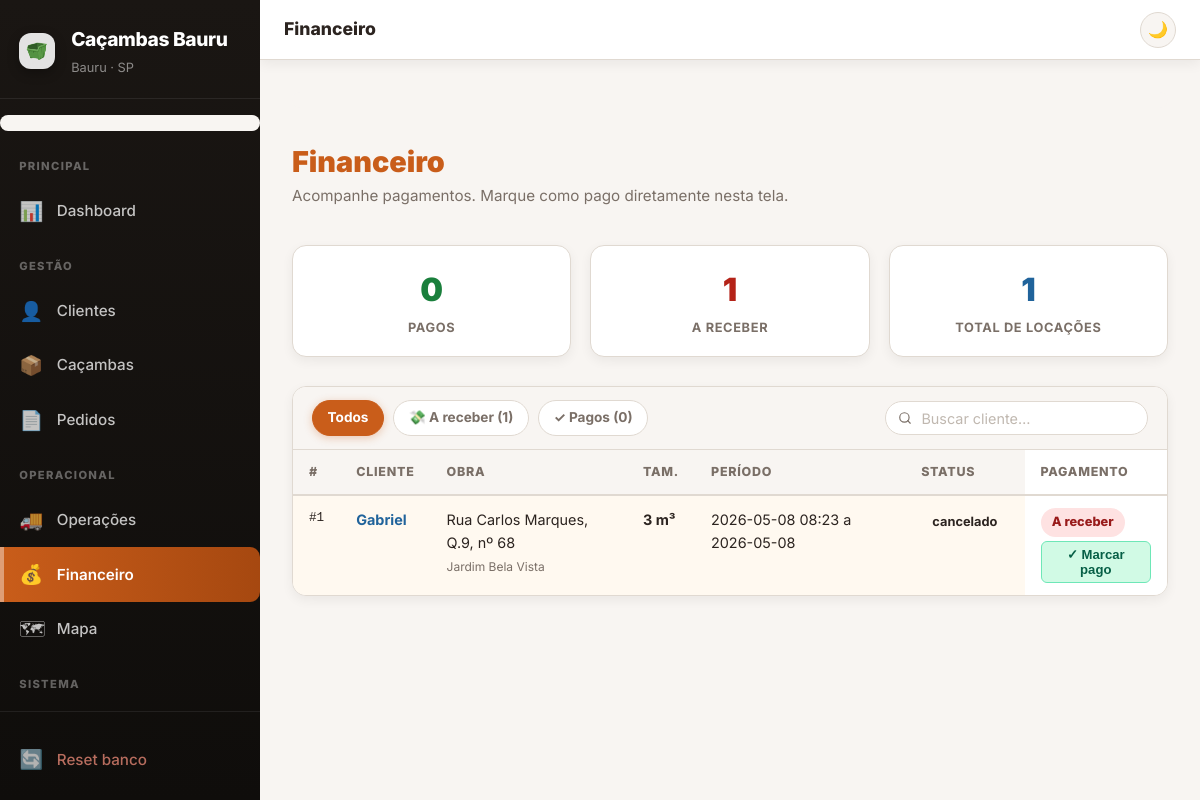
Page /financeiro on the earlier database version.
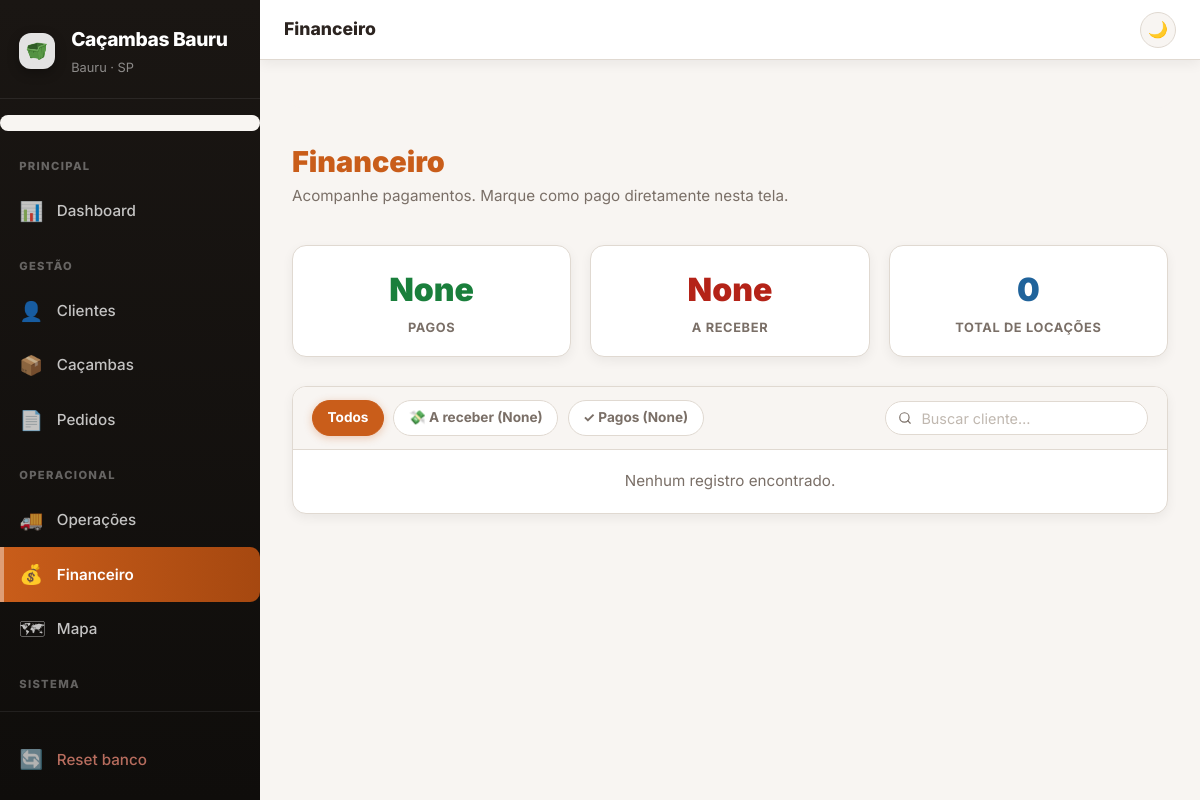
Same page on the later database version.
### tables this page shows
CREATE TABLE pedidos (
            id INTEGER PRIMARY KEY AUTOINCREMENT,
            cliente_id INTEGER NOT NULL,
            cacamba_id INTEGER,
            capacidade_m3 INTEGER NOT NULL,
            valor_total REAL NOT NULL DEFAULT 0,
            motorista_entrega TEXT NOT NULL DEFAULT '',
            motorista_retirada TEXT NOT NULL DEFAULT '',
            endereco_obra TEXT NOT NULL DEFAULT '',
            obra_cep TEXT NOT NULL DEFAULT '',
            obra_rua TEXT NOT NULL DEFAULT '',
            obra_quadra TEXT NOT NULL DEFAULT '',
            obra_numero TEXT NOT NULL DEFAULT '',
            obra_bairro TEXT NOT NULL DEFAULT '',
            data_inicio TEXT NOT NULL DEFAULT '',
            data_fim_prevista TEXT NOT NULL DEFAULT '',
            data_fim_real TEXT NOT NULL DEFAULT '',
            status TEXT NOT NULL DEFAULT 'pendente',
            pago INTEGER NOT NULL DEFAULT 0,
            criado_em TEXT NOT NULL DEFAULT '',
            latitude REAL,
            longitude REAL,
            observacoes TEXT NOT NULL DEFAULT '',
            FOREIGN KEY (cliente_id) REFERENCES clientes(id),
            FOREIGN KEY (cacamba_id) REFERENCES cacambas(id)
        );

CREATE TABLE clientes (
            id INTEGER PRIMARY KEY AUTOINCREMENT,
            tipo_pessoa TEXT NOT NULL DEFAULT 'pf',
            nome TEXT NOT NULL,
            cpf TEXT NOT NULL DEFAULT '',
            cnpj TEXT NOT NULL DEFAULT '',
            razao_social TEXT NOT NULL DEFAULT '',
            telefone TEXT NOT NULL,
            email TEXT DEFAULT '',
            endereco TEXT DEFAULT '',
            cep TEXT NOT NULL DEFAULT '',
            rua TEXT NOT NULL DEFAULT '',
            numero TEXT NOT NULL DEFAULT '',
            complemento TEXT NOT NULL DEFAULT ''
        );

### app.py (the view)
@app.route("/financeiro")
def financeiro():
    f = request.args.get("f","")
    q = request.args.get("q","").strip()
    conn = get_conn()
    where, params = [], []
    where.append("p.status != 'pendente'")
    if f == "pago":    where.append("p.pago=1")
    if f == "pendente": where.append("p.pago=0")
    if q: where.append("c.nome LIKE ?"); params.append(f"%{q}%")
    sql = (_PEDIDO_SELECT + " WHERE " + " AND ".join(where) +
           " ORDER BY p.pago ASC, p.id DESC")
    rows = conn.execute(sql, params).fetchall()
    totais = conn.execute(
        """SELECT
             COUNT(*) AS total,
             SUM(CASE WHEN pago=1 THEN 1 ELSE 0 END) AS pagos,
             SUM(CASE WHEN pago=0 AND status!='pendente' THEN 1 ELSE 0 END) AS pendentes
           FROM pedidos WHERE status != 'pendente'"""
    ).fetchone()
    conn.close()
    return render_template("financeiro.html",
        pedidos=rows, filtro=f, busca=q, totais=totais,
        hoje=date.today().isoformat())

### app.py (called while the page is built)
def _get_config():
    conn = get_conn()
    cfg = {r["chave"]: r["valor"] for r in conn.execute("SELECT chave,valor FROM config").fetchall()}
    conn.close()
    return cfg

def _dias_locacao(config=None):
    if config is None:
        config = _get_config()
    try:
        return max(1, min(int(config.get("dias_locacao","7")), 30))
    except ValueError:
        return 7

def _get_motoristas():
    conn = get_conn()
    rows = [r["nome"] for r in conn.execute("SELECT nome FROM motoristas ORDER BY nome").fetchall()]
    conn.close()
    return rows

### database.py (called while the page is built)
def get_conn():
    conn = sqlite3.connect(DB_PATH)
    conn.row_factory = sqlite3.Row
    conn.create_function("NORM", 1, _norm)
    return conn

### templates/financeiro.html (shortened to what this page needs)
{% extends "base.html" %}
{% block topbar_title %}Financeiro{% endblock %}
{% block content %}
<section class="page-head">
  <div>
    <h2>Financeiro</h2>
    <p>Acompanhe pagamentos. Marque como pago diretamente nesta tela.</p>
  </div>
</section>
<div class="financeiro-resumo">
  <div class="fin-card verde">
    <div class="fin-num">{{ totais.pagos }}</div>
    <div class="fin-label">Pagos</div>
  </div>
  <div class="fin-card vermelho">
    <div class="fin-num">{{ totais.pendentes }}</div>
    <div class="fin-label">A receber</div>
  </div>
  <div class="fin-card azul">
    <div class="fin-num">{{ totais.total }}</div>
    <div class="fin-label">Total de locações</div>
  </div>
</div>
<div class="card table-wrap">
  <div class="filtros-bar">
    <a href="{{ url_for('financeiro') }}" class="filtro-chip {% if not filtro %}ativo{% endif %}">Todos</a>
    <a href="{{ url_for('financeiro', f='pendente') }}" class="filtro-chip {% if filtro=='pendente' %}ativo{% endif %}">💸 A receber ({{ totais.pendentes }})</a>
    <a href="{{ url_for('financeiro', f='pago') }}"    class="filtro-chip {% if filtro=='pago' %}ativo ok{% endif %}">✓ Pagos ({{ totais.pagos }})</a>
    <form method="get" action="{{ url_for('financeiro') }}" style="margin-left:auto">
      <input type="search" name="q" value="{{ busca }}" placeholder="Buscar cliente…" class="busca-inline">
    </form>
  </div>
  {% if pedidos %}
  <table class="tabela-dados">
    <thead>
      <tr><th>#</th><th>Cliente</th><th>Obra</th><th>Tam.</th><th>Período</th><th>Status</th><th>Pagamento</th></tr>
    </thead>
    <tbody>
      {% for p in pedidos %}
      {% set venc = p.data_fim_prevista and p.data_fim_prevista < hoje and p.status != 'finalizado' %}
      <tr class="{% if venc %}linha-vencida{% endif %} {% if not p.pago and p.status != 'pendente' %}linha-a-receber{% endif %}">
        <td class="mono">#{{ p.id }}</td>
        <td><a class="link-cliente" href="{{ url_for('cliente_detalhe', cid=p.cliente_id) }}">{{ p.cliente_nome }}</a></td>
        <td class="cel-obra">
          {{ p.obra_rua or p.endereco_obra or '—' }}
          {%- if p.obra_quadra %}, Q.{{ p.obra_quadra }}{% endif %}
          {%- if p.obra_numero %}, nº {{ p.obra_numero }}{% endif %}
          {% if p.obra_bairro %}<br><small class="muted">{{ p.obra_bairro }}</small>{% endif %}
        </td>
        <td><strong>{{ p.capacidade_m3 }} m³</strong></td>
        <td>
          {% if p.status in ['cancelado','finalizado'] and p.data_fim_real %}
            {{ p.data_inicio }} a {{ p.data_fim_real }}
          {% elif p.data_inicio %}
            {{ p.data_inicio }}
            {% if p.data_fim_prevista %}<br><small class="muted">até {{ p.data_fim_prevista }}</small>{% endif %}
          {% else %}
            —
          {% endif %}
        </td>
        <td><span class="status-chip status-{{ p.status }}">{{ p.status.replace('_',' ') }}</span></td>
        <td>
          {% if p.pago %}
            <span class="badge-pago">✓ Pago</span>
          {% else %}
            <span class="badge-nao-pago">A receber</span><br>
            <form class="inline-form" method="post" action="{{ url_for('pedido_pagar', pid=p.id) }}">
              <button class="btn-pagar" style="margin-top:.3rem">✓ Marcar pago</button>
            </form>
          {% endif %}
        </td>
      </tr>
      {% endfor %}
    </tbody>
  </table>
  {% else %}
  <div class="empty-state">Nenhum registro encontrado.</div>
  {% endif %}
</div>
{% endblock %}

Differences in the rows shown:
removed pedidos: id "1", cliente_nome "Gabriel", obra_rua "Rua Carlos Marques", obra_quadra "9", obra_numero "68", obra_bairro "Jardim Bela Vista", capacidade_m3 "3", data_inicio "2026-05-08 08:23", data_fim_real "2026-05-08", status.replace "cancelado"
Other differences:
{{ totais.pagos }}: "0" → "None"
{{ totais.pendentes }}: "1" → "None"
{{ totais.total }}: "1" → "0"
text no longer shown: "# CLIENTE OBRA TAM. PERÍODO STATUS PAGAMENTO"
text now shown: "Nenhum registro encontrado."
